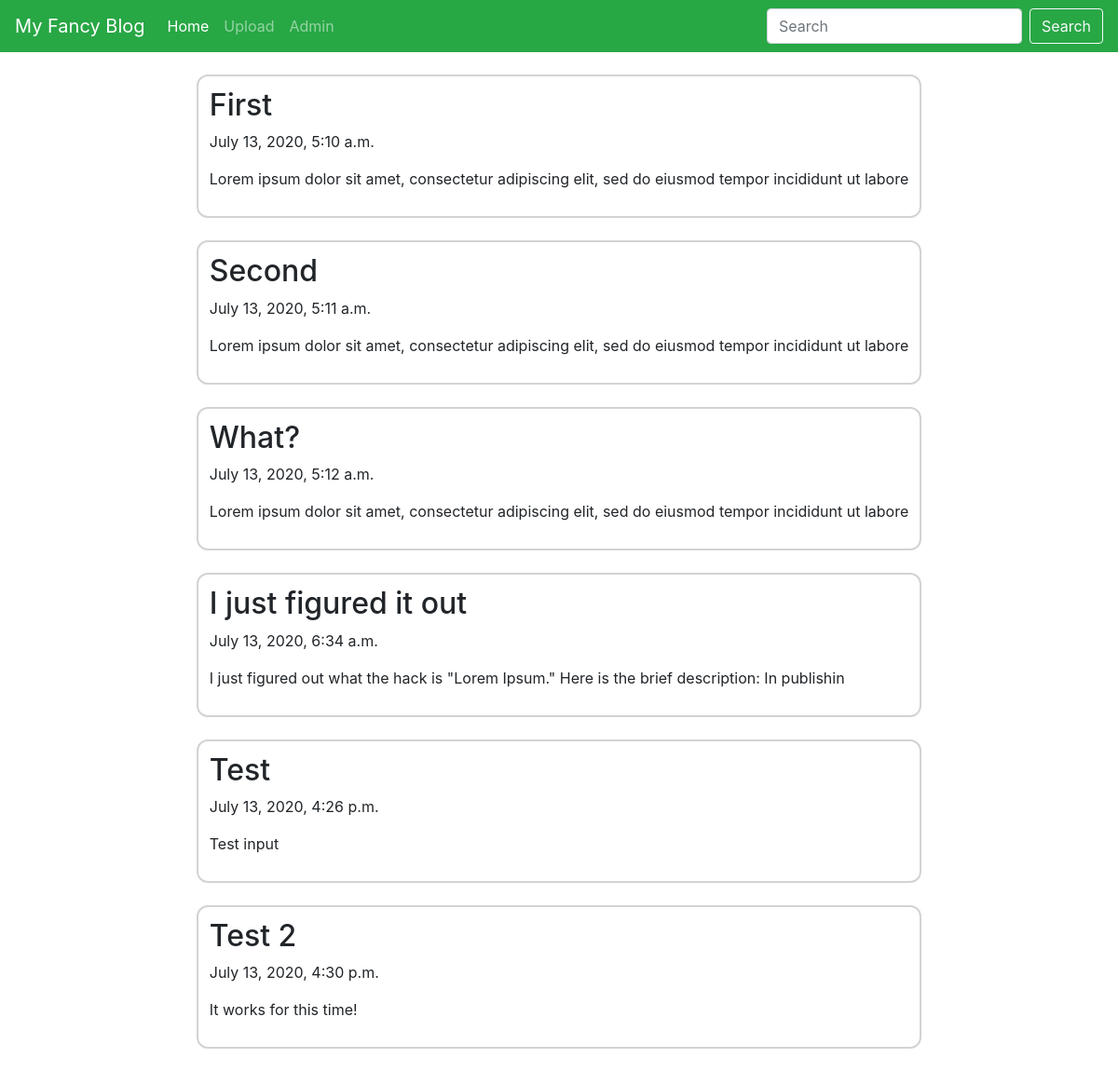
The page / on the database its author committed.
### blog/models.py (models this page shows, shortened)
class Blog(models.Model):
    title = models.CharField(max_length = 200)
    pub_date = models.DateTimeField('date published')
    body = models.TextField()
    def summary(self):
        return self.body[:100]

### blog/views.py (the view)
# urls.py: 2. Add a URL to urlpatterns:  path('', views.home, name='home')
def home(req):
    blogs = Blog.objects
    return render(req, 'home.html', {'blogs': blogs})

### blog/templates/home.html (shortened to what this page needs)
<!DOCTYPE html>
<html lang="en">
<head>
    <link rel="stylesheet" href="https://maxcdn.bootstrapcdn.com/bootstrap/4.0.0/css/bootstrap.min.css">
</head>
<body>
    <nav class="navbar navbar-expand-lg navbar-dark bg-success">
        <a class="navbar-brand" href="{%url 'home' %}">My Fancy Blog</a>
        <div class="collapse navbar-collapse" id="navbarSupportedContent">
            <ul class="navbar-nav mr-auto">
                <li class="nav-item active">
                    <a class="nav-link" href="{%url 'home' %}">Home <span class="sr-only">(current)</span></a>
                </li>
                <li class="nav-item">
                    <a class="nav-link" href="{%url 'new' %}">Upload</a>
                </li>
                <li class="nav-item">
                    <a class="nav-link" href="/admin">Admin</a>
                </li>
            </ul>
            <form class="form-inline my-2 my-lg-0">
                <input class="form-control mr-sm-2" type="search" placeholder="Search" aria-label="Search">
                <button class="btn btn-outline-light my-2 my-sm-0" type="submit">Search</button>
            </form>
        </div>
    </nav>
    <div class="container d-flex flex-row justify-content-center">
        <div class="overflow-auto">
            {% for blog in blogs.all %}
                <div class="blog_w"
                    data-toggle="tooltip" data-html="true" data-placement="top" title="Click to see<br>'{{blog.title}}'<br>in detail"
                    onclick="window.location.href = '/blog/{{blog.id}}';">
                    <h2>{{blog.title}}</h2>
                    <p>{{blog.pub_date}}</p>
                    <p>{{blog.summary}}</p>
                </div>
            {% endfor %}
        </div>
    </div>
</body>
</html>

### blog/templates/home.html (style rules this page uses)
.blog_w { border: 2px solid lightgrey; margin: 2vw; padding: 1vw; border-radius: 1vw; transition: background-color 0.3s, border-color 0.3s, color 0.3s; }

### rows shown on the page
Blog: title "First", pub_date "July 13, 2020, 5:10 a.m.", summary "Lorem ipsum dolor sit amet, consectetur adipiscing elit, sed do eiusmod tempor incididunt ut labore"
Blog: title "Second", pub_date "July 13, 2020, 5:11 a.m.", summary "Lorem ipsum dolor sit amet, consectetur adipiscing elit, sed do eiusmod tempor incididunt ut labore"
Blog: title "What?", pub_date "July 13, 2020, 5:12 a.m.", summary "Lorem ipsum dolor sit amet, consectetur adipiscing elit, sed do eiusmod tempor incididunt ut labore"
Blog: title "I just figured it out", pub_date "July 13, 2020, 6:34 a.m.", summary "I just figured out what the hack is \"Lorem Ipsum.\" Here is the brief description: In publishin"
Blog: title "Test", pub_date "July 13, 2020, 4:26 p.m.", summary "Test input"
Blog: title "Test 2", pub_date "July 13, 2020, 4:30 p.m.", summary "It works for this time!"
